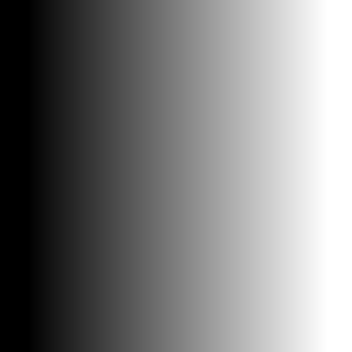
#> input picture cv_openCV_study02/images/gray.jpg, 352 x 352 px
$ python opencv_basic09.py
#> lines starting #> are read from the running program, lines starting #| are printed output that depends on the picture; after the words box and inside, x2 and y2 are one past the last pixel; in counts of white or black regions, pixels touching at a corner belong together
import cv2
import numpy as np

img1 = np.zeros((352, 352,3), np.uint8)
img1 = cv2.rectangle(img1, (200, 0), (300, 100), (255, 255, 255), -1)
img2 = cv2.imread("./images/gray.jpg")
#> img2 is the input picture: shape (352, 352, 3); min 0, max 255, mean 126.2
print(img2.shape)
#| (352, 352, 3)

# bitAnd = cv2.bitwise_and(img2, img1) # 1 and 1 만 1
# bitOr = cv2.bitwise_or(img2, img1)
# bitXor = cv2.bitwise_xor(img2, img1)
bitNot1 = cv2.bitwise_not(img1)
bitNot2 = cv2.bitwise_not(img2)
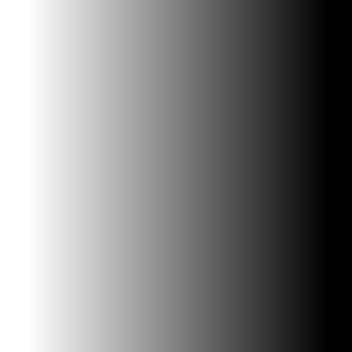
#> bitNot2: shape (352, 352, 3); min 0, max 255, mean 128.8


cv2.imshow("img1", img1)
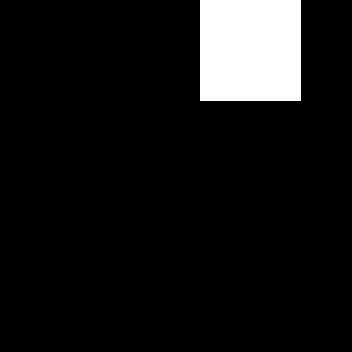
#> window 'img1': shape (352, 352, 3); 8.2% white; 1 white region, box (x1, y1, x2, y2) and area: (200, 0, 301, 101) 10201
cv2.imshow("img2", img2)
cv2.imshow("bitNOT1", bitNot1)
cv2.imshow("bitNOT2", bitNot2)


cv2.waitKey(0)
cv2.destroyAllWindows()
